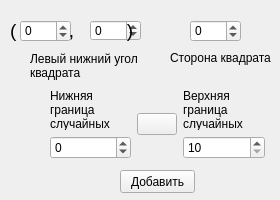
<?xml version="1.0" encoding="UTF-8"?>
<ui version="4.0">
 <class>SquareCreation</class>
 <widget class="QWidget" name="SquareCreation">
  <property name="geometry">
   <rect>
    <x>0</x>
    <y>0</y>
    <width>280</width>
    <height>200</height>
   </rect>
  </property>
  <property name="windowTitle">
   <string>Form</string>
  </property>
  <widget class="QSpinBox" name="spinBox_cornerX">
   <property name="geometry">
    <rect>
     <x>20</x>
     <y>20</y>
     <width>51</width>
     <height>22</height>
    </rect>
   </property>
   <property name="minimum">
    <number>-99</number>
   </property>
  </widget>
  <widget class="QSpinBox" name="spinBox_cornerY">
   <property name="geometry">
    <rect>
     <x>90</x>
     <y>20</y>
     <width>51</width>
     <height>21</height>
    </rect>
   </property>
   <property name="minimum">
    <number>-99</number>
   </property>
  </widget>
  <widget class="QLabel" name="label_corner">
   <property name="geometry">
    <rect>
     <x>30</x>
     <y>50</y>
     <width>111</width>
     <height>31</height>
    </rect>
   </property>
   <property name="text">
    <string>Левый нижний угол квадрата</string>
   </property>
   <property name="wordWrap">
    <bool>true</bool>
   </property>
  </widget>
  <widget class="QWidget" name="layoutWidget">
   <property name="geometry">
    <rect>
     <x>50</x>
     <y>90</y>
     <width>215</width>
     <height>69</height>
    </rect>
   </property>
   <layout class="QHBoxLayout" name="horizontalLayout_randomise">
    <item>
     <layout class="QVBoxLayout" name="verticalLayout_randomMin">
      <item>
       <widget class="QLabel" name="label_randomMin">
        <property name="text">
         <string>Нижняя граница случайных значений</string>
        </property>
        <property name="wordWrap">
         <bool>true</bool>
        </property>
       </widget>
      </item>
      <item>
       <widget class="QSpinBox" name="spinBox_randomMin">
        <property name="minimum">
         <number>-99</number>
        </property>
        <property name="maximum">
         <number>9</number>
        </property>
       </widget>
      </item>
     </layout>
    </item>
    <item>
     <widget class="QPushButton" name="pushButton_randomise">
      <property name="text">
       <string/>
      </property>
      <property name="icon">
       <iconset resource="recources.qrc">
        <normaloff>:/D:/Users/user/Downloads/dice.png</normaloff>:/D:/Users/user/Downloads/dice.png</iconset>
      </property>
     </widget>
    </item>
    <item>
     <layout class="QVBoxLayout" name="verticalLayout_randomMax">
      <item>
       <widget class="QLabel" name="label_randomMax">
        <property name="text">
         <string>Верхняя граница случайных значений</string>
        </property>
        <property name="wordWrap">
         <bool>true</bool>
        </property>
       </widget>
      </item>
      <item>
       <widget class="QSpinBox" name="spinBox_randomMax">
        <property name="minimum">
         <number>10</number>
        </property>
        <property name="value">
         <number>10</number>
        </property>
       </widget>
      </item>
     </layout>
    </item>
   </layout>
  </widget>
  <widget class="QLabel" name="label_cornerBrackets">
   <property name="geometry">
    <rect>
     <x>10</x>
     <y>10</y>
     <width>161</width>
     <height>41</height>
    </rect>
   </property>
   <property name="font">
    <font>
     <pointsize>14</pointsize>
    </font>
   </property>
   <property name="text">
    <string>(          ,          )</string>
   </property>
  </widget>
  <widget class="QLabel" name="label_side">
   <property name="geometry">
    <rect>
     <x>170</x>
     <y>50</y>
     <width>111</width>
     <height>16</height>
    </rect>
   </property>
   <property name="text">
    <string>Сторона квадрата</string>
   </property>
  </widget>
  <widget class="QSpinBox" name="spinBox_side">
   <property name="geometry">
    <rect>
     <x>190</x>
     <y>20</y>
     <width>51</width>
     <height>22</height>
    </rect>
   </property>
   <property name="minimum">
    <number>-99</number>
   </property>
  </widget>
  <widget class="QPushButton" name="pushButton_add">
   <property name="geometry">
    <rect>
     <x>120</x>
     <y>170</y>
     <width>75</width>
     <height>23</height>
    </rect>
   </property>
   <property name="text">
    <string>Добавить</string>
   </property>
   <property name="checkable">
    <bool>true</bool>
   </property>
  </widget>
 </widget>
 <resources>
  <include location="recources.qrc"/>
 </resources>
 <connections/>
</ui>
